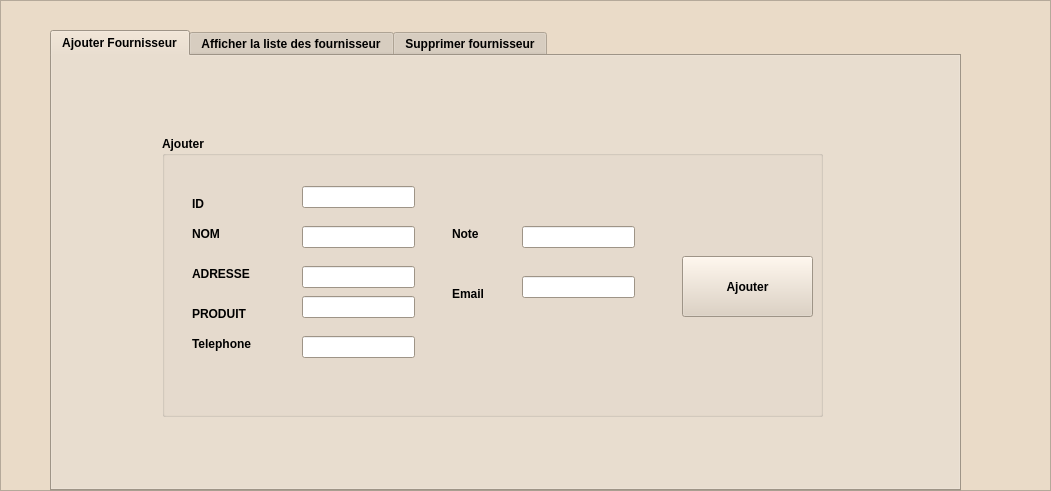
   <widget class="QFrame" name="frame">
    <property name="geometry">
     <rect>
      <x>40</x>
      <y>0</y>
      <width>1051</width>
      <height>491</height>
     </rect>
    </property>
    <property name="palette">
     <palette>
      <active>
       <colorrole role="WindowText">
        <brush brushstyle="SolidPattern">
         <color alpha="255">
          <red>0</red>
          <green>0</green>
          <blue>0</blue>
         </color>
        </brush>
       </colorrole>
       <colorrole role="Button">
        <brush brushstyle="SolidPattern">
         <color alpha="255">
          <red>234</red>
          <green>219</green>
          <blue>200</blue>
         </color>
        </brush>
       </colorrole>
       <colorrole role="Light">
        <brush brushstyle="SolidPattern">
         <color alpha="255">
          <red>255</red>
          <green>255</green>
          <blue>255</blue>
         </color>
        </brush>
       </colorrole>
       <colorrole role="Midlight">
        <brush brushstyle="SolidPattern">
         <color alpha="255">
          <red>244</red>
          <green>237</green>
          <blue>227</blue>
         </color>
        </brush>
       </colorrole>
       <colorrole role="Dark">
        <brush brushstyle="SolidPattern">
         <color alpha="255">
          <red>117</red>
          <green>109</green>
          <blue>100</blue>
         </color>
        </brush>
       </colorrole>
       <colorrole role="Mid">
        <brush brushstyle="SolidPattern">
         <color alpha="255">
          <red>156</red>
          <green>146</green>
          <blue>133</blue>
         </color>
        </brush>
       </colorrole>
       <colorrole role="Text">
        <brush brushstyle="SolidPattern">
         <color alpha="255">
          <red>0</red>
          <green>0</green>
          <blue>0</blue>
         </color>
        </brush>
       </colorrole>
       <colorrole role="BrightText">
        <brush brushstyle="SolidPattern">
         <color alpha="255">
          <red>255</red>
          <green>255</green>
          <blue>255</blue>
         </color>
        </brush>
       </colorrole>
       <colorrole role="ButtonText">
        <brush brushstyle="SolidPattern">
         <color alpha="255">
          <red>0</red>
          <green>0</green>
          <blue>0</blue>
         </color>
        </brush>
       </colorrole>
       <colorrole role="Base">
        <brush brushstyle="SolidPattern">
         <color alpha="255">
          <red>255</red>
          <green>255</green>
          <blue>255</blue>
         </color>
        </brush>
       </colorrole>
       <colorrole role="Window">
        <brush brushstyle="SolidPattern">
         <color alpha="255">
          <red>234</red>
          <green>219</green>
          <blue>200</blue>
         </color>
        </brush>
       </colorrole>
       <colorrole role="Shadow">
        <brush brushstyle="SolidPattern">
         <color alpha="255">
          <red>0</red>
          <green>0</green>
          <blue>0</blue>
         </color>
        </brush>
       </colorrole>
       <colorrole role="AlternateBase">
        <brush brushstyle="SolidPattern">
         <color alpha="255">
          <red>244</red>
          <green>237</green>
          <blue>227</blue>
         </color>
        </brush>
       </colorrole>
       <colorrole role="ToolTipBase">
        <brush brushstyle="SolidPattern">
         <color alpha="255">
          <red>255</red>
          <green>255</green>
          <blue>220</blue>
         </color>
        </brush>
       </colorrole>
       <colorrole role="ToolTipText">
        <brush brushstyle="SolidPattern">
         <color alpha="255">
          <red>0</red>
          <green>0</green>
          <blue>0</blue>
         </color>
        </brush>
       </colorrole>
       <colorrole role="PlaceholderText">
        <brush brushstyle="SolidPattern">
         <color alpha="128">
          <red>0</red>
          <green>0</green>
          <blue>0</blue>
         </color>
        </brush>
       </colorrole>
      </active>
      <inactive>
       <colorrole role="WindowText">
        <brush brushstyle="SolidPattern">
         <color alpha="255">
          <red>0</red>
          <green>0</green>
          <blue>0</blue>
         </color>
        </brush>
       </colorrole>
       <colorrole role="Button">
        <brush brushstyle="SolidPattern">
         <color alpha="255">
          <red>234</red>
          <green>219</green>
          <blue>200</blue>
         </color>
        </brush>
       </colorrole>
       <colorrole role="Light">
        <brush brushstyle="SolidPattern">
         <color alpha="255">
          <red>255</red>
          <green>255</green>
          <blue>255</blue>
         </color>
        </brush>
       </colorrole>
       <colorrole role="Midlight">
        <brush brushstyle="SolidPattern">
         <color alpha="255">
          <red>244</red>
          <green>237</green>
          <blue>227</blue>
         </color>
        </brush>
       </colorrole>
       <colorrole role="Dark">
        <brush brushstyle="SolidPattern">
         <color alpha="255">
          <red>117</red>
          <green>109</green>
          <blue>100</blue>
         </color>
        </brush>
       </colorrole>
       <colorrole role="Mid">
        <brush brushstyle="SolidPattern">
         <color alpha="255">
          <red>156</red>
          <green>146</green>
          <blue>133</blue>
         </color>
        </brush>
       </colorrole>
       <colorrole role="Text">
        <brush brushstyle="SolidPattern">
         <color alpha="255">
          <red>0</red>
          <green>0</green>
          <blue>0</blue>
         </color>
        </brush>
       </colorrole>
       <colorrole role="BrightText">
        <brush brushstyle="SolidPattern">
         <color alpha="255">
          <red>255</red>
          <green>255</green>
          <blue>255</blue>
         </color>
        </brush>
       </colorrole>
       <colorrole role="ButtonText">
        <brush brushstyle="SolidPattern">
         <color alpha="255">
          <red>0</red>
          <green>0</green>
          <blue>0</blue>
         </color>
        </brush>
       </colorrole>
       <colorrole role="Base">
        <brush brushstyle="SolidPattern">
         <color alpha="255">
          <red>255</red>
          <green>255</green>
          <blue>255</blue>
         </color>
        </brush>
       </colorrole>
       <colorrole role="Window">
        <brush brushstyle="SolidPattern">
         <color alpha="255">
          <red>234</red>
          <green>219</green>
          <blue>200</blue>
         </color>
        </brush>
       </colorrole>
       <colorrole role="Shadow">
        <brush brushstyle="SolidPattern">
         <color alpha="255">
          <red>0</red>
          <green>0</green>
          <blue>0</blue>
         </color>
        </brush>
       </colorrole>
       <colorrole role="AlternateBase">
        <brush brushstyle="SolidPattern">
         <color alpha="255">
          <red>244</red>
          <green>237</green>
          <blue>227</blue>
         </color>
        </brush>
       </colorrole>
       <colorrole role="ToolTipBase">
        <brush brushstyle="SolidPattern">
         <color alpha="255">
          <red>255</red>
          <green>255</green>
          <blue>220</blue>
         </color>
        </brush>
       </colorrole>
       <colorrole role="ToolTipText">
        <brush brushstyle="SolidPattern">
         <color alpha="255">
          <red>0</red>
          <green>0</green>
          <blue>0</blue>
         </color>
        </brush>
       </colorrole>
       <colorrole role="PlaceholderText">
        <brush brushstyle="SolidPattern">
         <color alpha="128">
          <red>0</red>
          <green>0</green>
          <blue>0</blue>
         </color>
        </brush>
       </colorrole>
      </inactive>
      <disabled>
       <colorrole role="WindowText">
        <brush brushstyle="SolidPattern">
         <color alpha="255">
          <red>117</red>
          <green>109</green>
          <blue>100</blue>
         </color>
        </brush>
       </colorrole>
       <colorrole role="Button">
        <brush brushstyle="SolidPattern">
         <color alpha="255">
          <red>234</red>
          <green>219</green>
          <blue>200</blue>
         </color>
        </brush>
       </colorrole>
       <colorrole role="Light">
        <brush brushstyle="SolidPattern">
         <color alpha="255">
          <red>255</red>
          <green>255</green>
          <blue>255</blue>
         </color>
        </brush>
       </colorrole>
       <colorrole role="Midlight">
        <brush brushstyle="SolidPattern">
         <color alpha="255">
          <red>244</red>
          <green>237</green>
          <blue>227</blue>
         </color>
        </brush>
       </colorrole>
       <colorrole role="Dark">
        <brush brushstyle="SolidPattern">
         <color alpha="255">
          <red>117</red>
          <green>109</green>
          <blue>100</blue>
         </color>
        </brush>
       </colorrole>
       <colorrole role="Mid">
        <brush brushstyle="SolidPattern">
         <color alpha="255">
          <red>156</red>
          <green>146</green>
          <blue>133</blue>
         </color>
        </brush>
       </colorrole>
       <colorrole role="Text">
        <brush brushstyle="SolidPattern">
         <color alpha="255">
          <red>117</red>
          <green>109</green>
          <blue>100</blue>
         </color>
        </brush>
       </colorrole>
       <colorrole role="BrightText">
        <brush brushstyle="SolidPattern">
         <color alpha="255">
          <red>255</red>
          <green>255</green>
          <blue>255</blue>
         </color>
        </brush>
       </colorrole>
       <colorrole role="ButtonText">
        <brush brushstyle="SolidPattern">
         <color alpha="255">
          <red>117</red>
          <green>109</green>
          <blue>100</blue>
         </color>
        </brush>
       </colorrole>
       <colorrole role="Base">
        <brush brushstyle="SolidPattern">
         <color alpha="255">
          <red>234</red>
          <green>219</green>
          <blue>200</blue>
         </color>
        </brush>
       </colorrole>
       <colorrole role="Window">
        <brush brushstyle="SolidPattern">
         <color alpha="255">
          <red>234</red>
          <green>219</green>
          <blue>200</blue>
         </color>
        </brush>
       </colorrole>
       <colorrole role="Shadow">
        <brush brushstyle="SolidPattern">
         <color alpha="255">
          <red>0</red>
          <green>0</green>
          <blue>0</blue>
         </color>
        </brush>
       </colorrole>
       <colorrole role="AlternateBase">
        <brush brushstyle="SolidPattern">
         <color alpha="255">
          <red>234</red>
          <green>219</green>
          <blue>200</blue>
         </color>
        </brush>
       </colorrole>
       <colorrole role="ToolTipBase">
        <brush brushstyle="SolidPattern">
         <color alpha="255">
          <red>255</red>
          <green>255</green>
          <blue>220</blue>
         </color>
        </brush>
       </colorrole>
       <colorrole role="ToolTipText">
        <brush brushstyle="SolidPattern">
         <color alpha="255">
          <red>0</red>
          <green>0</green>
          <blue>0</blue>
         </color>
        </brush>
       </colorrole>
       <colorrole role="PlaceholderText">
        <brush brushstyle="SolidPattern">
         <color alpha="128">
          <red>0</red>
          <green>0</green>
          <blue>0</blue>
         </color>
        </brush>
       </colorrole>
      </disabled>
     </palette>
    </property>
    <property name="font">
     <font>
      <weight>75</weight>
      <bold>true</bold>
     </font>
    </property>
    <property name="autoFillBackground">
     <bool>true</bool>
    </property>
    <property name="frameShape">
     <enum>QFrame::StyledPanel</enum>
    </property>
    <property name="frameShadow">
     <enum>QFrame::Raised</enum>
    </property>
    <widget class="QTabWidget" name="tabWidget">
     <property name="geometry">
      <rect>
       <x>50</x>
       <y>30</y>
       <width>911</width>
       <height>461</height>
      </rect>
     </property>
     <property name="palette">
      <palette>
       <active>
        <colorrole role="WindowText">
         <brush brushstyle="SolidPattern">
          <color alpha="255">
           <red>0</red>
           <green>0</green>
           <blue>0</blue>
          </color>
         </brush>
        </colorrole>
        <colorrole role="Button">
         <brush brushstyle="SolidPattern">
          <color alpha="255">
           <red>221</red>
           <green>207</green>
           <blue>189</blue>
          </color>
         </brush>
        </colorrole>
        <colorrole role="Light">
         <brush brushstyle="SolidPattern">
          <color alpha="255">
           <red>255</red>
           <green>255</green>
           <blue>255</blue>
          </color>
         </brush>
        </colorrole>
        <colorrole role="Midlight">
         <brush brushstyle="SolidPattern">
          <color alpha="255">
           <red>238</red>
           <green>231</green>
           <blue>222</blue>
          </color>
         </brush>
        </colorrole>
        <colorrole role="Dark">
         <brush brushstyle="SolidPattern">
          <color alpha="255">
           <red>110</red>
           <green>103</green>
           <blue>94</blue>
          </color>
         </brush>
        </colorrole>
        <colorrole role="Mid">
         <brush brushstyle="SolidPattern">
          <color alpha="255">
           <red>147</red>
           <green>138</green>
           <blue>126</blue>
          </color>
         </brush>
        </colorrole>
        <colorrole role="Text">
         <brush brushstyle="SolidPattern">
          <color alpha="255">
           <red>0</red>
           <green>0</green>
           <blue>0</blue>
          </color>
         </brush>
        </colorrole>
        <colorrole role="BrightText">
         <brush brushstyle="SolidPattern">
          <color alpha="255">
           <red>255</red>
           <green>255</green>
           <blue>255</blue>
          </color>
         </brush>
        </colorrole>
        <colorrole role="ButtonText">
         <brush brushstyle="SolidPattern">
          <color alpha="255">
           <red>0</red>
           <green>0</green>
           <blue>0</blue>
          </color>
         </brush>
        </colorrole>
        <colorrole role="Base">
         <brush brushstyle="SolidPattern">
          <color alpha="255">
           <red>255</red>
           <green>255</green>
           <blue>255</blue>
          </color>
         </brush>
        </colorrole>
        <colorrole role="Window">
         <brush brushstyle="SolidPattern">
          <color alpha="255">
           <red>221</red>
           <green>207</green>
           <blue>189</blue>
          </color>
         </brush>
        </colorrole>
        <colorrole role="Shadow">
         <brush brushstyle="SolidPattern">
          <color alpha="255">
           <red>0</red>
           <green>0</green>
           <blue>0</blue>
          </color>
         </brush>
        </colorrole>
        <colorrole role="AlternateBase">
         <brush brushstyle="SolidPattern">
          <color alpha="255">
           <red>238</red>
           <green>231</green>
           <blue>222</blue>
          </color>
         </brush>
        </colorrole>
        <colorrole role="ToolTipBase">
         <brush brushstyle="SolidPattern">
          <color alpha="255">
           <red>255</red>
           <green>255</green>
           <blue>220</blue>
          </color>
         </brush>
        </colorrole>
        <colorrole role="ToolTipText">
         <brush brushstyle="SolidPattern">
          <color alpha="255">
           <red>0</red>
           <green>0</green>
           <blue>0</blue>
          </color>
         </brush>
        </colorrole>
        <colorrole role="PlaceholderText">
         <brush brushstyle="SolidPattern">
          <color alpha="128">
           <red>0</red>
           <green>0</green>
           <blue>0</blue>
          </color>
         </brush>
        </colorrole>
       </active>
       <inactive>
        <colorrole role="WindowText">
         <brush brushstyle="SolidPattern">
          <color alpha="255">
           <red>0</red>
           <green>0</green>
           <blue>0</blue>
          </color>
         </brush>
        </colorrole>
        <colorrole role="Button">
         <brush brushstyle="SolidPattern">
          <color alpha="255">
           <red>221</red>
           <green>207</green>
           <blue>189</blue>
          </color>
         </brush>
        </colorrole>
        <colorrole role="Light">
         <brush brushstyle="SolidPattern">
          <color alpha="255">
           <red>255</red>
           <green>255</green>
           <blue>255</blue>
          </color>
         </brush>
        </colorrole>
        <colorrole role="Midlight">
         <brush brushstyle="SolidPattern">
          <color alpha="255">
           <red>238</red>
           <green>231</green>
           <blue>222</blue>
          </color>
         </brush>
        </colorrole>
        <colorrole role="Dark">
         <brush brushstyle="SolidPattern">
          <color alpha="255">
           <red>110</red>
           <green>103</green>
           <blue>94</blue>
          </color>
         </brush>
        </colorrole>
        <colorrole role="Mid">
         <brush brushstyle="SolidPattern">
          <color alpha="255">
           <red>147</red>
           <green>138</green>
           <blue>126</blue>
          </color>
         </brush>
        </colorrole>
        <colorrole role="Text">
         <brush brushstyle="SolidPattern">
          <color alpha="255">
           <red>0</red>
           <green>0</green>
           <blue>0</blue>
          </color>
         </brush>
        </colorrole>
        <colorrole role="BrightText">
         <brush brushstyle="SolidPattern">
          <color alpha="255">
           <red>255</red>
           <green>255</green>
           <blue>255</blue>
          </color>
         </brush>
        </colorrole>
        <colorrole role="ButtonText">
         <brush brushstyle="SolidPattern">
          <color alpha="255">
           <red>0</red>
           <green>0</green>
           <blue>0</blue>
          </color>
         </brush>
        </colorrole>
        <colorrole role="Base">
         <brush brushstyle="SolidPattern">
          <color alpha="255">
           <red>255</red>
           <green>255</green>
           <blue>255</blue>
          </color>
         </brush>
        </colorrole>
        <colorrole role="Window">
         <brush brushstyle="SolidPattern">
          <color alpha="255">
           <red>221</red>
           <green>207</green>
           <blue>189</blue>
          </color>
         </brush>
        </colorrole>
        <colorrole role="Shadow">
         <brush brushstyle="SolidPattern">
          <color alpha="255">
           <red>0</red>
           <green>0</green>
           <blue>0</blue>
          </color>
         </brush>
        </colorrole>
        <colorrole role="AlternateBase">
         <brush brushstyle="SolidPattern">
          <color alpha="255">
           <red>238</red>
           <green>231</green>
           <blue>222</blue>
          </color>
         </brush>
        </colorrole>
        <colorrole role="ToolTipBase">
         <brush brushstyle="SolidPattern">
          <color alpha="255">
           <red>255</red>
           <green>255</green>
           <blue>220</blue>
          </color>
         </brush>
        </colorrole>
        <colorrole role="ToolTipText">
         <brush brushstyle="SolidPattern">
          <color alpha="255">
           <red>0</red>
           <green>0</green>
           <blue>0</blue>
          </color>
         </brush>
        </colorrole>
        <colorrole role="PlaceholderText">
         <brush brushstyle="SolidPattern">
          <color alpha="128">
           <red>0</red>
           <green>0</green>
           <blue>0</blue>
          </color>
         </brush>
        </colorrole>
       </inactive>
       <disabled>
        <colorrole role="WindowText">
         <brush brushstyle="SolidPattern">
          <color alpha="255">
           <red>110</red>
           <green>103</green>
           <blue>94</blue>
          </color>
         </brush>
        </colorrole>
        <colorrole role="Button">
         <brush brushstyle="SolidPattern">
          <color alpha="255">
           <red>221</red>
           <green>207</green>
           <blue>189</blue>
          </color>
         </brush>
        </colorrole>
        <colorrole role="Light">
         <brush brushstyle="SolidPattern">
          <color alpha="255">
           <red>255</red>
           <green>255</green>
           <blue>255</blue>
          </color>
         </brush>
        </colorrole>
        <colorrole role="Midlight">
         <brush brushstyle="SolidPattern">
          <color alpha="255">
           <red>238</red>
           <green>231</green>
           <blue>222</blue>
          </color>
         </brush>
        </colorrole>
        <colorrole role="Dark">
         <brush brushstyle="SolidPattern">
          <color alpha="255">
           <red>110</red>
           <green>103</green>
           <blue>94</blue>
          </color>
         </brush>
        </colorrole>
        <colorrole role="Mid">
         <brush brushstyle="SolidPattern">
          <color alpha="255">
           <red>147</red>
           <green>138</green>
           <blue>126</blue>
          </color>
         </brush>
        </colorrole>
        <colorrole role="Text">
         <brush brushstyle="SolidPattern">
          <color alpha="255">
           <red>110</red>
           <green>103</green>
           <blue>94</blue>
          </color>
         </brush>
        </colorrole>
        <colorrole role="BrightText">
         <brush brushstyle="SolidPattern">
          <color alpha="255">
           <red>255</red>
           <green>255</green>
           <blue>255</blue>
          </color>
         </brush>
        </colorrole>
        <colorrole role="ButtonText">
         <brush brushstyle="SolidPattern">
          <color alpha="255">
           <red>110</red>
           <green>103</green>
           <blue>94</blue>
          </color>
         </brush>
        </colorrole>
        <colorrole role="Base">
         <brush brushstyle="SolidPattern">
          <color alpha="255">
           <red>221</red>
           <green>207</green>
           <blue>189</blue>
          </color>
         </brush>
        </colorrole>
        <colorrole role="Window">
         <brush brushstyle="SolidPattern">
          <color alpha="255">
           <red>221</red>
           <green>207</green>
           <blue>189</blue>
          </color>
         </brush>
        </colorrole>
        <colorrole role="Shadow">
         <brush brushstyle="SolidPattern">
          <color alpha="255">
           <red>0</red>
           <green>0</green>
           <blue>0</blue>
          </color>
         </brush>
        </colorrole>
        <colorrole role="AlternateBase">
         <brush brushstyle="SolidPattern">
          <color alpha="255">
           <red>221</red>
           <green>207</green>
           <blue>189</blue>
          </color>
         </brush>
        </colorrole>
        <colorrole role="ToolTipBase">
         <brush brushstyle="SolidPattern">
          <color alpha="255">
           <red>255</red>
           <green>255</green>
           <blue>220</blue>
          </color>
         </brush>
        </colorrole>
        <colorrole role="ToolTipText">
         <brush brushstyle="SolidPattern">
          <color alpha="255">
           <red>0</red>
           <green>0</green>
           <blue>0</blue>
          </color>
         </brush>
        </colorrole>
        <colorrole role="PlaceholderText">
         <brush brushstyle="SolidPattern">
          <color alpha="128">
           <red>0</red>
           <green>0</green>
           <blue>0</blue>
          </color>
         </brush>
        </colorrole>
       </disabled>
      </palette>
     </property>
     <property name="currentIndex">
      <number>0</number>
     </property>
     <widget class="QWidget" name="tab">
      <attribute name="title">
       <string>Ajouter Fournisseur</string>
      </attribute>
      <widget class="QGroupBox" name="groupBox">
       <property name="geometry">
        <rect>
         <x>110</x>
         <y>80</y>
         <width>661</width>
         <height>281</height>
        </rect>
       </property>
       <property name="title">
        <string>Ajouter</string>
       </property>
       <widget class="QLabel" name="label">
        <property name="geometry">
         <rect>
          <x>30</x>
          <y>60</y>
          <width>56</width>
          <height>16</height>
         </rect>
        </property>
        <property name="text">
         <string>ID</string>
        </property>
       </widget>
       <widget class="QLabel" name="label_2">
        <property name="geometry">
         <rect>
          <x>30</x>
          <y>90</y>
          <width>56</width>
          <height>16</height>
         </rect>
        </property>
        <property name="text">
         <string>NOM</string>
        </property>
       </widget>
       <widget class="QLabel" name="label_3">
        <property name="geometry">
         <rect>
          <x>30</x>
          <y>130</y>
          <width>61</width>
          <height>16</height>
         </rect>
        </property>
        <property name="text">
         <string>ADRESSE</string>
        </property>
       </widget>
       <widget class="QLabel" name="label_4">
        <property name="geometry">
         <rect>
          <x>30</x>
          <y>170</y>
          <width>61</width>
          <height>16</height>
         </rect>
        </property>
        <property name="text">
         <string>PRODUIT</string>
        </property>
       </widget>
       <widget class="QLineEdit" name="le_id_four">
        <property name="geometry">
         <rect>
          <x>140</x>
          <y>50</y>
          <width>113</width>
          <height>22</height>
         </rect>
        </property>
       </widget>
       <widget class="QLineEdit" name="le_nom">
        <property name="geometry">
         <rect>
          <x>140</x>
          <y>90</y>
          <width>113</width>
          <height>22</height>
         </rect>
        </property>
       </widget>
       <widget class="QLineEdit" name="le_adresse">
        <property name="geometry">
         <rect>
          <x>140</x>
          <y>130</y>
          <width>113</width>
          <height>22</height>
         </rect>
        </property>
       </widget>
       <widget class="QLineEdit" name="le_produit">
        <property name="geometry">
         <rect>
          <x>140</x>
          <y>160</y>
          <width>113</width>
          <height>22</height>
         </rect>
        </property>
       </widget>
       <widget class="QPushButton" name="le_btAdd">
        <property name="geometry">
         <rect>
          <x>520</x>
          <y>120</y>
          <width>131</width>
          <height>61</height>
         </rect>
        </property>
        <property name="text">
         <string>Ajouter</string>
        </property>
       </widget>
       <widget class="QLabel" name="label_5">
        <property name="geometry">
         <rect>
          <x>30</x>
          <y>200</y>
          <width>71</width>
          <height>16</height>
         </rect>
        </property>
        <property name="text">
         <string>Telephone</string>
        </property>
       </widget>
       <widget class="QLineEdit" name="le_Tel">
        <property name="geometry">
         <rect>
          <x>140</x>
          <y>200</y>
          <width>113</width>
          <height>22</height>
         </rect>
        </property>
       </widget>
       <widget class="QLabel" name="label_6">
        <property name="geometry">
         <rect>
          <x>290</x>
          <y>90</y>
          <width>56</width>
          <height>16</height>
         </rect>
        </property>
        <property name="text">
         <string>Note</string>
        </property>
       </widget>
       <widget class="QLineEdit" name="le_note">
        <property name="geometry">
         <rect>
          <x>360</x>
          <y>90</y>
          <width>113</width>
          <height>22</height>
         </rect>
        </property>
       </widget>
       <widget class="QLineEdit" name="le_email">
        <property name="geometry">
         <rect>
          <x>360</x>
          <y>140</y>
          <width>113</width>
          <height>22</height>
         </rect>
        </property>
       </widget>
       <widget class="QLabel" name="label_7">
        <property name="geometry">
         <rect>
          <x>290</x>
          <y>150</y>
          <width>56</width>
          <height>16</height>
         </rect>
        </property>
        <property name="text">
         <string>Email</string>
        </property>
       </widget>
      </widget>
     </widget>
     <widget class="QWidget" name="tab_2">
      <attribute name="title">
       <string>Afficher la liste des fournisseur</string>
      </attribute>
      <widget class="QTableWidget" name="tableWidget">
       <property name="geometry">
        <rect>
         <x>80</x>
         <y>90</y>
         <width>751</width>
         <height>301</height>
        </rect>
       </property>
      </widget>
     </widget>
     <widget class="QWidget" name="tab_3">
      <attribute name="title">
       <string>Supprimer fournisseur</string>
      </attribute>
      <widget class="QLabel" name="label_8">
       <property name="geometry">
        <rect>
         <x>30</x>
         <y>100</y>
         <width>121</width>
         <height>16</height>
        </rect>
       </property>
       <property name="text">
        <string>ID du founissueur</string>
       </property>
      </widget>
      <widget class="QLineEdit" name="le_id_four_2">
       <property name="geometry">
        <rect>
         <x>180</x>
         <y>100</y>
         <width>113</width>
         <height>22</height>
        </rect>
       </property>
      </widget>
      <widget class="QTableView" name="tableView">
       <property name="geometry">
        <rect>
         <x>30</x>
         <y>140</y>
         <width>441</width>
         <height>51</height>
        </rect>
       </property>
      </widget>
      <widget class="QPushButton" name="le_btdelete">
       <property name="geometry">
        <rect>
         <x>540</x>
         <y>140</y>
         <width>161</width>
         <height>51</height>
        </rect>
       </property>
       <property name="text">
        <string>SUPPRIMER</string>
       </property>
      </widget>
     </widget>
    </widget>
   </widget>
